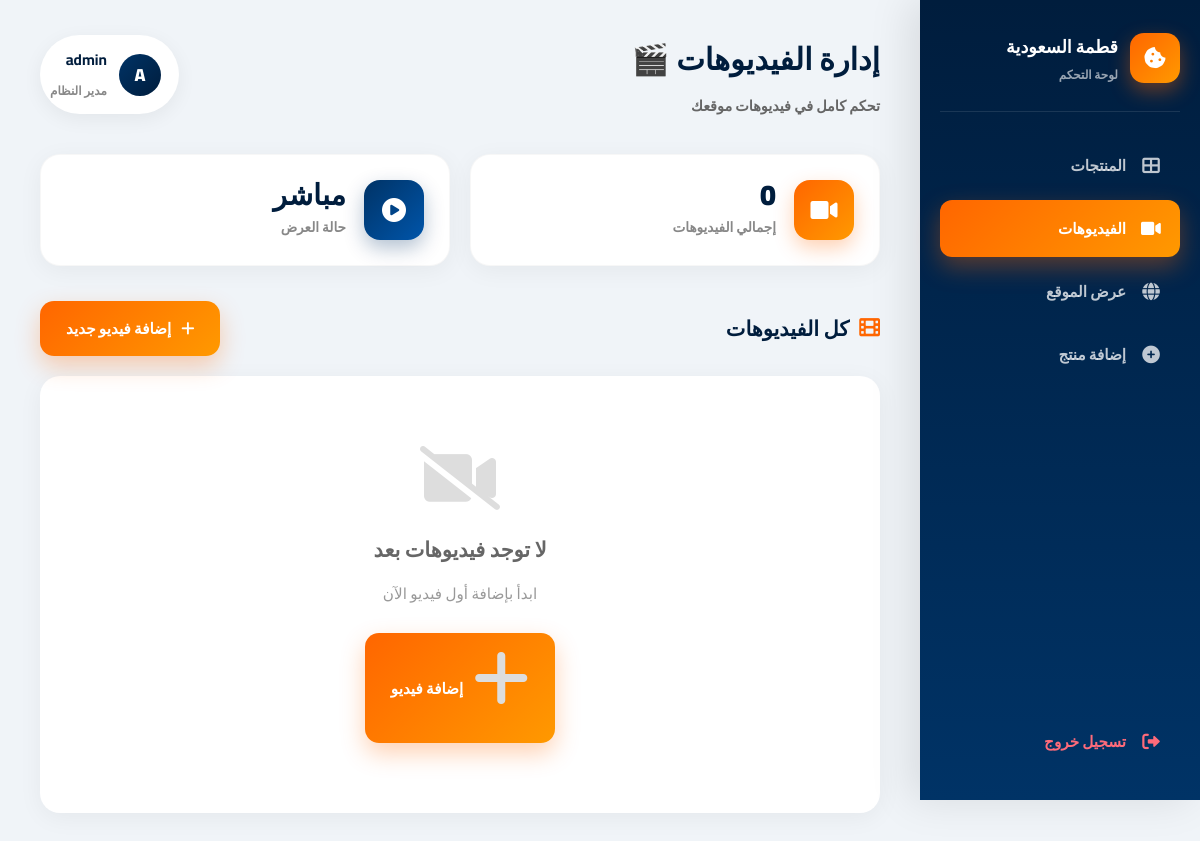
The page /admin_videos.php (signed in) on the database as committed earlier.
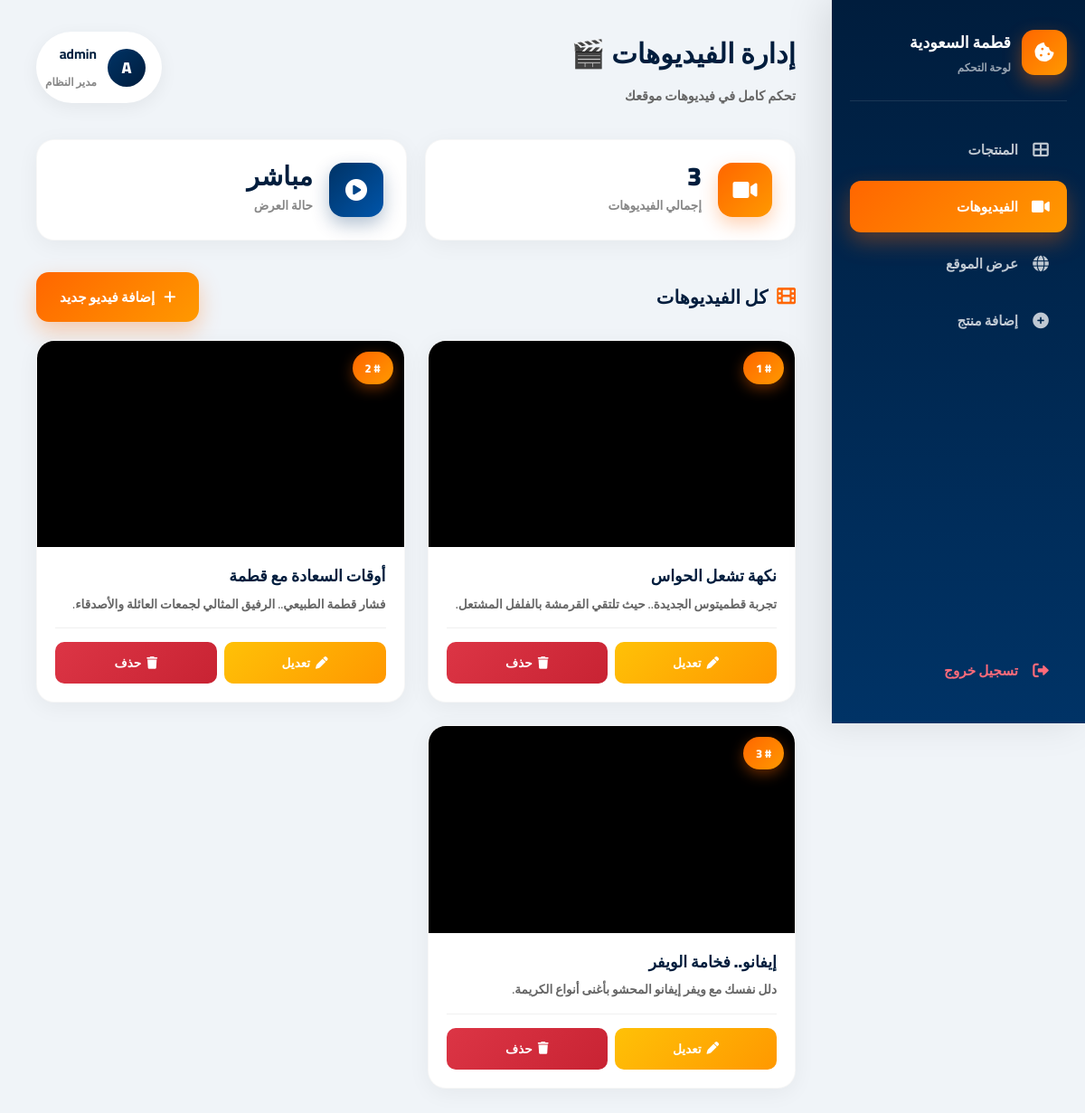
The same page on the database as committed later.
### tables this page shows
CREATE TABLE `videos` (
  `id` int(11) NOT NULL,
  `title` varchar(255) NOT NULL,
  `description` text NOT NULL,
  `video` varchar(500) NOT NULL,
  `sort_order` int(11) NOT NULL DEFAULT 0,
  `created_at` timestamp NOT NULL DEFAULT current_timestamp()
);

### admin_videos.php (the view, shortened to what this page needs)
<?php
require 'config.php';
$stmt = $pdo->query("SELECT * FROM videos ORDER BY sort_order ASC, id ASC");
$videos = $stmt->fetchAll();
$totalVideos = count($videos);
?>
<!DOCTYPE html>
<html lang="ar" dir="rtl">
<head>
    <link rel="stylesheet" href="https://cdnjs.cloudflare.com/ajax/libs/font-awesome/6.0.0/css/all.min.css">
</head>
<body>
    <aside class="sidebar" id="sidebar">
        <div class="sidebar-brand">
            <div class="sidebar-logo"><i class="fas fa-cookie-bite"></i></div>
            <div>
                <h2>قطمة السعودية</h2>
                <span>لوحة التحكم</span>
            </div>
        </div>
        <ul class="nav-list">
            <li><a href="admin.php"><i class="fas fa-th-large"></i> المنتجات</a></li>
            <li><a href="admin_videos.php" class="active"><i class="fas fa-video"></i> الفيديوهات</a></li>
            <li><a href="index.php" target="_blank"><i class="fas fa-globe"></i> عرض الموقع</a></li>
            <li><a href="add_product.php"><i class="fas fa-plus-circle"></i> إضافة منتج</a></li>
            <li style="margin-top: auto;"><a href="logout.php" class="logout"><i class="fas fa-sign-out-alt"></i> تسجيل خروج</a></li>
        </ul>
    </aside>
    <main class="main">
        <div class="topbar">
            <div class="page-title">
                <h1>إدارة الفيديوهات 🎬</h1>
                <p>تحكم كامل في فيديوهات موقعك</p>
            </div>
            <div class="user-chip">
                <div class="user-avatar"><?php echo strtoupper(substr($_SESSION['admin_username'], 0, 1)); ?></div>
                <div class="user-info">
                    <strong><?php echo htmlspecialchars($_SESSION['admin_username']); ?></strong>
                    <span>مدير النظام</span>
                </div>
            </div>
        </div>
        <div class="stats-grid">
            <div class="stat-card">
                <div class="stat-icon orange"><i class="fas fa-video"></i></div>
                <div class="stat-info">
                    <div class="num"><?php echo $totalVideos; ?></div>
                    <div class="lbl">إجمالي الفيديوهات</div>
                </div>
            </div>
            <div class="stat-card">
                <div class="stat-icon blue"><i class="fas fa-play-circle"></i></div>
                <div class="stat-info">
                    <div class="num">مباشر</div>
                    <div class="lbl">حالة العرض</div>
                </div>
            </div>
        </div>
        <div class="actions-bar">
            <div class="section-heading"><i class="fas fa-film"></i> كل الفيديوهات</div>
            <a href="add_video.php" class="add-btn"><i class="fas fa-plus"></i> إضافة فيديو جديد</a>
        </div>
        <?php if (!empty($videos)): ?>
        <div class="videos-grid">
            <?php foreach ($videos as $v): ?>
            <div class="video-card">
                <div class="video-preview">
                    <span class="order-badge"># <?php echo $v['sort_order']; ?></span>
                    <video muted preload="metadata">
                        <source src="<?php echo htmlspecialchars($v['video']); ?>" type="video/mp4">
                    </video>
                </div>
                <div class="video-body">
                    <h3><?php echo htmlspecialchars($v['title']); ?></h3>
                    <p><?php echo htmlspecialchars($v['description']); ?></p>
                    <div class="video-actions">
                        <a href="edit_video.php?id=<?php echo $v['id']; ?>" class="action-btn edit"><i class="fas fa-pen"></i> تعديل</a>
                        <button type="button" class="action-btn delete delete-btn"
                            data-id="<?php echo $v['id']; ?>"
                            data-title="<?php echo htmlspecialchars($v['title']); ?>">
                            <i class="fas fa-trash"></i> حذف
                        </button>
                    </div>
                </div>
            </div>
            <?php endforeach; ?>
        </div>
        <?php else: ?>
        <div class="empty-state">
            <i class="fas fa-video-slash"></i>
            <h3>لا توجد فيديوهات بعد</h3>
            <p>ابدأ بإضافة أول فيديو الآن</p>
            <a href="add_video.php" class="add-btn" style="display:inline-flex;"><i class="fas fa-plus"></i> إضافة فيديو</a>
        </div>
        <?php endif; ?>
    </main>
</body>
</html>

Rows that differ between the two databases and show on the page:
added videos: sort_order "1", title "نكهة تشعل الحواس", description "تجربة قطميتوس الجديدة.. حيث تلتقي القرمشة بالفلفل المشتعل."
added videos: sort_order "2", title "أوقات السعادة مع قطمة", description "فشار قطمة الطبيعي.. الرفيق المثالي لجمعات العائلة والأصدقاء."
added videos: sort_order "3", title "إيفانو.. فخامة الويفر", description "دلل نفسك مع ويفر إيفانو المحشو بأغنى أنواع الكريمة."
Other text that changed with them:
$totalVideos: "0" → "3"
text no longer shown: "لا توجد فيديوهات بعد ابدأ بإضافة أول فيديو الآن إضافة فيديو"
